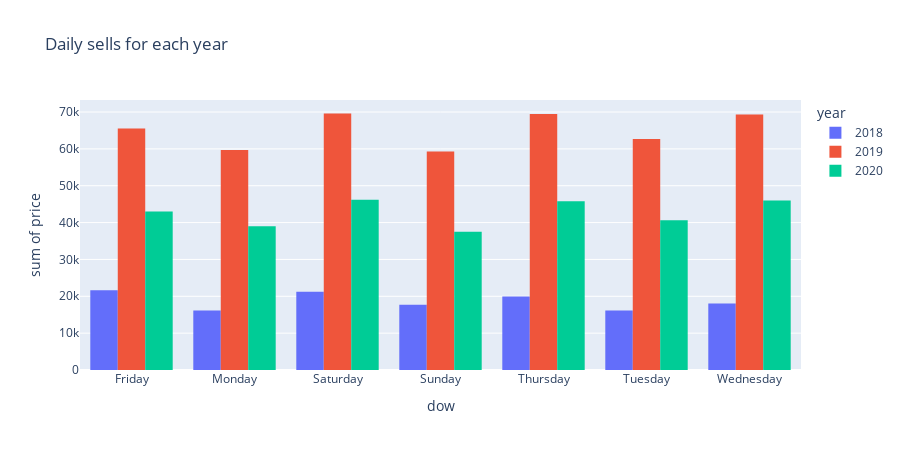

The notebook cell saved with this chart:
### Code cell
df_temp = df_transaction.groupby(["year", "dow"]).agg({"price": "sum"}).reset_index()

px.histogram(
    df_temp,
    x="dow",
    y="price",
    title='Daily sells for each year',
    color='year',
    barmode='group',
    nbins=10,
    width=900,
    height=450
).show()

### Figure 1 — Plotly figure (JSON) as saved in the notebook; plotly's stock layout.template omitted (floating-point values rounded to 4 significant figures)
{"data": [{"alignmentgroup": "True", "bingroup": "x", "histfunc": "sum", "hovertemplate": "year=2018<br>dow=%{x}<br>sum of price=%{y}<extra></extra>", "legendgroup": "2018", "marker": {"color": "#636efa", "pattern": {"shape": ""}}, "name": "2018", "nbinsx": 10, "offsetgroup": "2018", "orientation": "v", "showlegend": true, "type": "histogram", "x": ["Friday", "Monday", "Saturday", "Sunday", "Thursday", "Tuesday", "Wednesday"], "xaxis": "x", "y": [21630.0, 16150.0, 21250.0, 17720.0, 19910.0, 16140.0, 18070.0], "yaxis": "y"}, {"alignmentgroup": "True", "bingroup": "x", "histfunc": "sum", "hovertemplate": "year=2019<br>dow=%{x}<br>sum of price=%{y}<extra></extra>", "legendgroup": "2019", "marker": {"color": "#EF553B", "pattern": {"shape": ""}}, "name": "2019", "nbinsx": 10, "offsetgroup": "2019", "orientation": "v", "showlegend": true, "type": "histogram", "x": ["Friday", "Monday", "Saturday", "Sunday", "Thursday", "Tuesday", "Wednesday"], "xaxis": "x", "y": [65540.0, 59700.0, 69600.0, 59310.0, 69460.0, 62700.0, 69300.0], "yaxis": "y"}, {"alignmentgroup": "True", "bingroup": "x", "histfunc": "sum", "hovertemplate": "year=2020<br>dow=%{x}<br>sum of price=%{y}<extra></extra>", "legendgroup": "2020", "marker": {"color": "#00cc96", "pattern": {"shape": ""}}, "name": "2020", "nbinsx": 10, "offsetgroup": "2020", "orientation": "v", "showlegend": true, "type": "histogram", "x": ["Friday", "Monday", "Saturday", "Sunday", "Thursday", "Tuesday", "Wednesday"], "xaxis": "x", "y": [42980.0, 39030.0, 46210.0, 37530.0, 45800.0, 40630.0, 45980.0], "yaxis": "y"}], "layout": {"barmode": "group", "height": 450, "legend": {"title": {"text": "year"}, "tracegroupgap": 0}, "title": {"text": "Daily sells for each year"}, "width": 900, "xaxis": {"anchor": "y", "domain": [0, 1], "title": {"text": "dow"}}, "yaxis": {"anchor": "x", "domain": [0, 1], "title": {"text": "sum of price"}}}}
